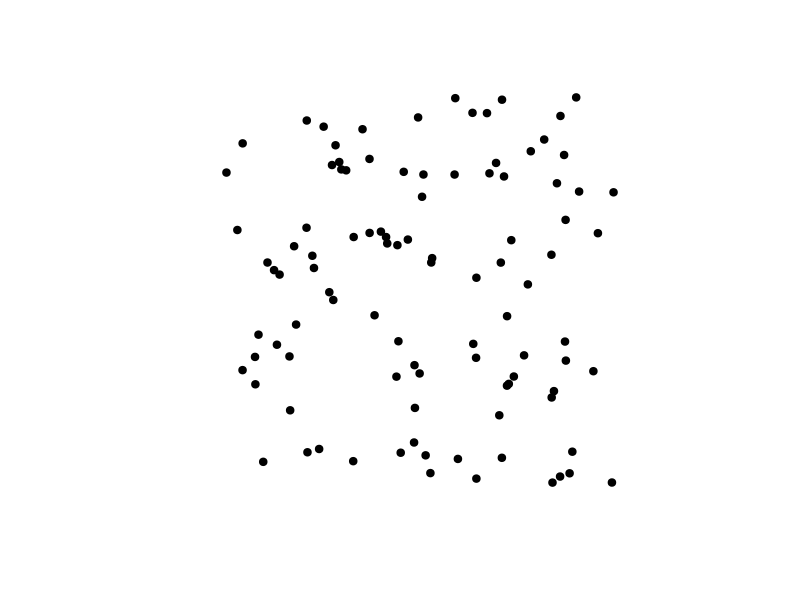
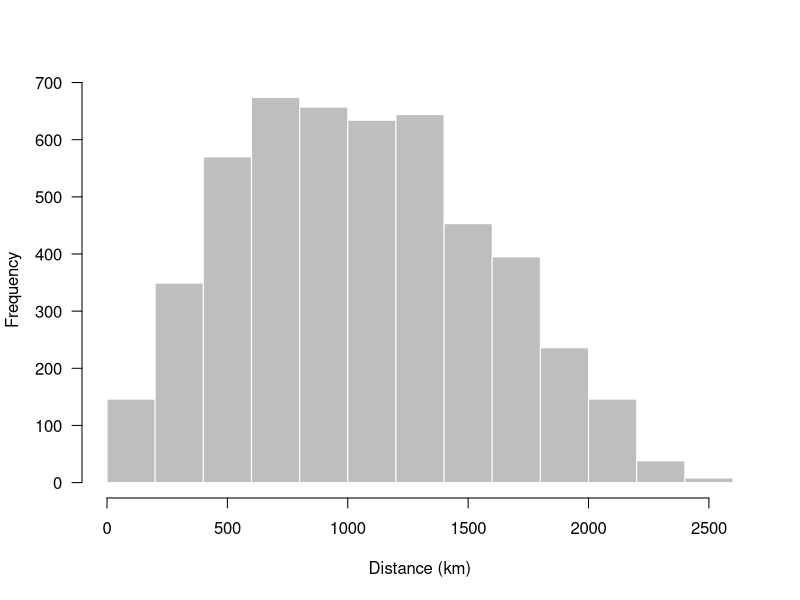

Reproduce these figures in R, in order.
## ---- chunk 1
knitr::opts_chunk$set(fig.width=10)
## ---- chunk 2
# load library
library(sp)
## ---- chunk 3
# Generate 100 random X and Y coordinates 
# with longitude and latitude in the familiar
# degrees

x_coords <- runif(n = 100, min = -100, max = -80)
y_coords <- runif(n = 100, min = 25, max = 45)

# Have a look at the first coordinates
head(cbind(x_coords,y_coords))
## ---- chunk 4
args("SpatialPoints")
## ---- chunk 5
# coords = c(longitude,latitude)

firstPoints <- SpatialPoints(coords = cbind(x_coords,y_coords))
## ---- chunk 6
str(firstPoints)
## ---- chunk 7
plot(firstPoints, pch = 19)
## ---- chunk 8
# longlat = FALSE returns Euclidean distance
euclidDist <- sp::spDists(firstPoints,longlat = FALSE)
## ---- chunk 9
str(euclidDist)
## ---- chunk 10
# longlat = TRUE returns GreatCircle distance
gcDist <- sp::spDists(firstPoints,longlat = TRUE)
## ---- chunk 11
str(gcDist)

hist(gcDist[upper.tri(gcDist)],
     col = "gray",border = "white",
     las = 1,
     xlab = "Distance (km)",
     main = "")
